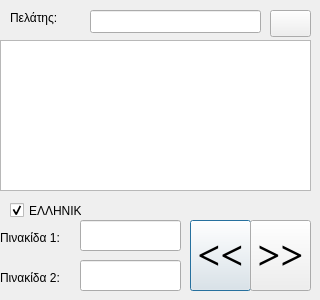
<?xml version="1.0" encoding="UTF-8"?>
<ui version="4.0">
 <class>profortosi_new_1Class</class>
 <widget class="QDialog" name="profortosi_new_1Class">
  <property name="geometry">
   <rect>
    <x>0</x>
    <y>0</y>
    <width>320</width>
    <height>300</height>
   </rect>
  </property>
  <property name="windowTitle">
   <string>Νέα Προφόρτωση</string>
  </property>
  <widget class="QLabel" name="label_2">
   <property name="geometry">
    <rect>
     <x>0</x>
     <y>230</y>
     <width>71</width>
     <height>16</height>
    </rect>
   </property>
   <property name="text">
    <string>Πινακίδα 1:</string>
   </property>
  </widget>
  <widget class="QLineEdit" name="lineEdit_2">
   <property name="geometry">
    <rect>
     <x>80</x>
     <y>260</y>
     <width>101</width>
     <height>31</height>
    </rect>
   </property>
  </widget>
  <widget class="QLineEdit" name="lineEdit_3">
   <property name="geometry">
    <rect>
     <x>90</x>
     <y>10</y>
     <width>171</width>
     <height>23</height>
    </rect>
   </property>
  </widget>
  <widget class="QLabel" name="label">
   <property name="geometry">
    <rect>
     <x>10</x>
     <y>10</y>
     <width>61</width>
     <height>16</height>
    </rect>
   </property>
   <property name="text">
    <string>Πελάτης:</string>
   </property>
  </widget>
  <widget class="QPushButton" name="pushBack">
   <property name="geometry">
    <rect>
     <x>190</x>
     <y>220</y>
     <width>61</width>
     <height>71</height>
    </rect>
   </property>
   <property name="font">
    <font>
     <family>Times New Roman</family>
     <pointsize>30</pointsize>
     <weight>75</weight>
     <bold>true</bold>
    </font>
   </property>
   <property name="text">
    <string>&lt;&lt;</string>
   </property>
   <property name="shortcut">
    <string>Esc</string>
   </property>
  </widget>
  <widget class="QLineEdit" name="lineEdit">
   <property name="geometry">
    <rect>
     <x>80</x>
     <y>220</y>
     <width>101</width>
     <height>31</height>
    </rect>
   </property>
  </widget>
  <widget class="QLabel" name="label_3">
   <property name="geometry">
    <rect>
     <x>0</x>
     <y>270</y>
     <width>71</width>
     <height>16</height>
    </rect>
   </property>
   <property name="text">
    <string>Πινακίδα 2:</string>
   </property>
  </widget>
  <widget class="QPushButton" name="pushFront">
   <property name="geometry">
    <rect>
     <x>250</x>
     <y>220</y>
     <width>61</width>
     <height>71</height>
    </rect>
   </property>
   <property name="font">
    <font>
     <family>Times New Roman</family>
     <pointsize>30</pointsize>
     <weight>75</weight>
     <bold>true</bold>
    </font>
   </property>
   <property name="text">
    <string>&gt;&gt;</string>
   </property>
  </widget>
  <widget class="QTableWidget" name="tableWidget">
   <property name="geometry">
    <rect>
     <x>0</x>
     <y>40</y>
     <width>311</width>
     <height>151</height>
    </rect>
   </property>
   <attribute name="verticalHeaderVisible">
    <bool>false</bool>
   </attribute>
   <attribute name="verticalHeaderVisible">
    <bool>false</bool>
   </attribute>
  </widget>
  <widget class="QPushButton" name="searchButton">
   <property name="geometry">
    <rect>
     <x>270</x>
     <y>10</y>
     <width>41</width>
     <height>27</height>
    </rect>
   </property>
   <property name="text">
    <string/>
   </property>
  </widget>
  <widget class="QCheckBox" name="checkGreek">
   <property name="geometry">
    <rect>
     <x>10</x>
     <y>200</y>
     <width>72</width>
     <height>21</height>
    </rect>
   </property>
   <property name="text">
    <string>ΕΛΛΗΝΙΚΑ</string>
   </property>
   <property name="checked">
    <bool>true</bool>
   </property>
  </widget>
 </widget>
 <layoutdefault spacing="6" margin="11"/>
 <resources/>
 <connections/>
</ui>
